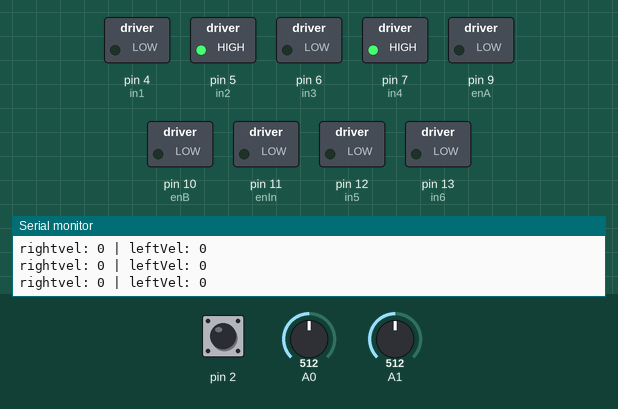
A sketch run on a simulated Arduino Uno, built with avr-gcc and run on an emulated ATmega328P. Shown: switched loads named in the sketch (green lamp = pin HIGH), the last lines printed to the serial monitor. Inputs (shaded band) come from the test bench; at power-on: A1 = 512, A0 = 512, pin 2 HIGH.

Above: at 1.2 s.
1.3 s: A1 set to 553
At 2.4 s:
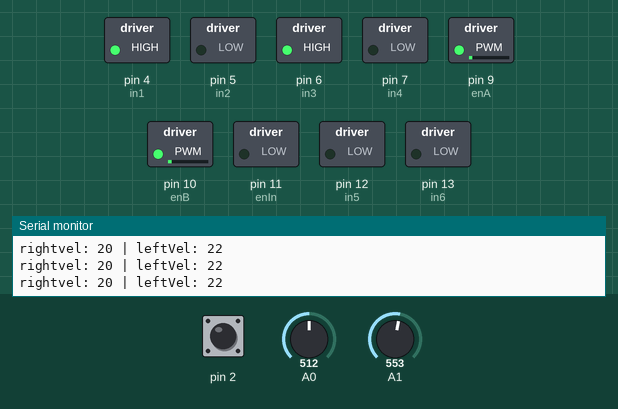
2.8 s: A0 set to 532
At 4.0 s:
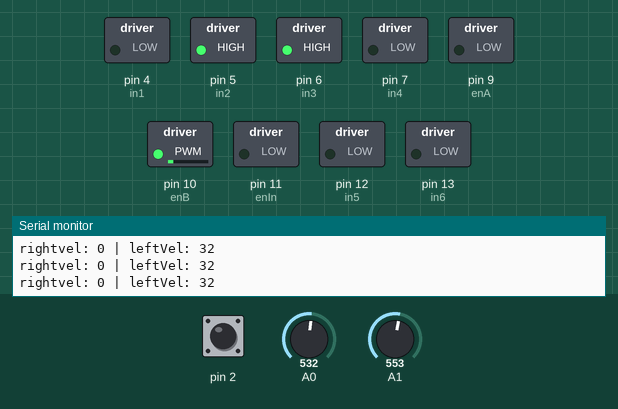
4.3 s: pin 2 pulled LOW for 0.15 s
At 10.1 s:
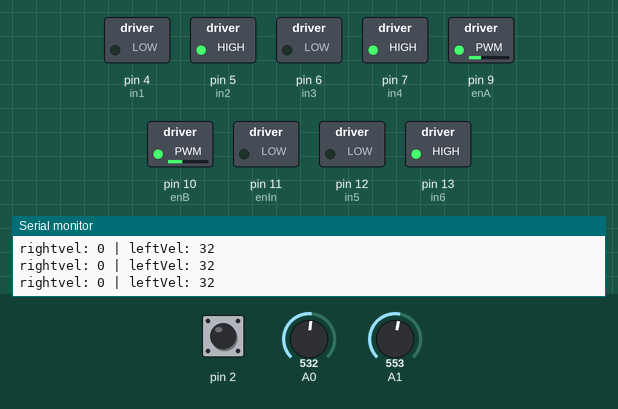
10.3 s: A1 set to 511
At 11.9 s:
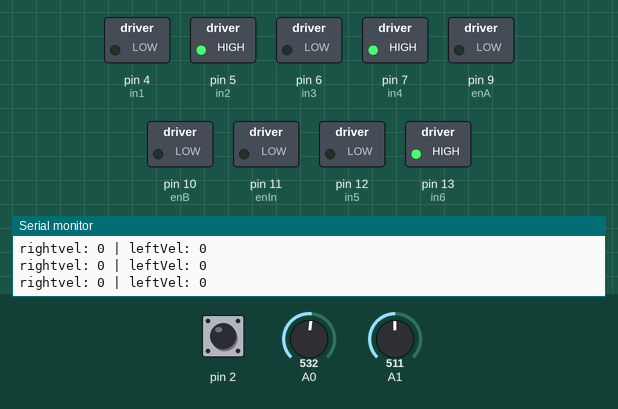
12.3 s: A0 set to 473
At 13.4 s:
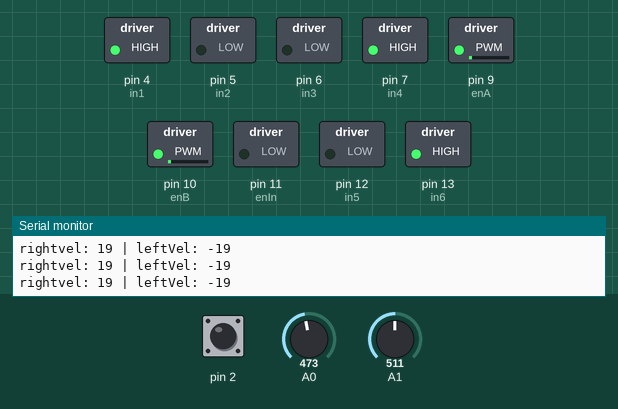
Timing chart, 0 to 14.8 s (numbered marks = the images above; inputs shaded):
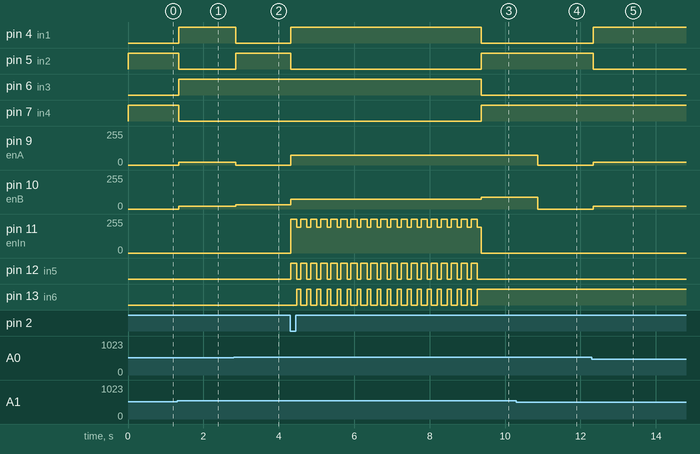

Measured:
- the behaviour switches between 543 and 544 on A1 (found by bisection; images 0 and 1)
- the behaviour switches between 521 and 522 on A0 (found by bisection; images 1 and 2)
- the behaviour switches between 480 and 479 on A0 (found by bisection; images 4 and 5)
- after the input at 1.3 s, pin 4 (in1), pin 6 (in3): LOW → HIGH at once; pin 5 (in2), pin 7 (in4): HIGH → LOW at once; pin 9 (enA): 0/255 → 20/255 at once; pin 10 (enB): 0/255 → 22/255 at once
- after the input at 2.8 s, pin 4 (in1): HIGH → LOW after 0.05 s; pin 5 (in2): LOW → HIGH after 0.05 s; pin 9 (enA): 20/255 → 0/255 after 0.05 s; pin 10 (enB): 22/255 → 32/255 after 0.05 s
- after the input at 4.3 s, pin 4 (in1): LOW → HIGH at once, → LOW 5.1 s later; pin 5 (in2): HIGH → LOW at once, → HIGH 5.1 s later; pin 6 (in3): HIGH → LOW after 5.1 s; pin 7 (in4): LOW → HIGH after 5.1 s; pin 9 (enA): 0/255 → 75/255 at once
- after the input at 10.3 s, pin 6 (in3): stays LOW (without the input it goes to HIGH after 0.57 s); pin 7 (in4): stays HIGH (without the input it goes to LOW after 0.57 s); pin 10 (enB): 90/255 → 0/255 after 0.57 s
- after the input at 12.3 s, pin 4 (in1): LOW → HIGH after 0.05 s; pin 5 (in2): HIGH → LOW after 0.05 s; pin 9 (enA), pin 10 (enB): 0/255 → 19/255 after 0.05 s

The sketch:

final_project.ino
```cpp
/*
  ME 350R: First Build
*/

#define enA 9
#define in1 4
#define in2 5

#define enB 10
#define in3 6
#define in4 7

#define enIn 11
#define in5 12
#define in6 13


const int inputSpeed = 108;
const int driveSpeed = 75;
const int duration = 1000;

int xAxis, yAxis, xMapped, yMapped, rightVelocity, leftVelocity;
int buttonVal;


void setup() {
	Serial.begin(9600);

  pinMode(enA, OUTPUT);
  pinMode(in1, OUTPUT);
  pinMode(in2, OUTPUT);
  pinMode(enB, OUTPUT);
  pinMode(in3, OUTPUT);
  pinMode(in4, OUTPUT);
  pinMode(enIn, OUTPUT);
  pinMode(in5, OUTPUT);
  pinMode(in6, OUTPUT);

  pinMode(2, INPUT_PULLUP);

}


void loop() {

  buttonVal = digitalRead(2);

  // Serial.println(buttonVal);

  if (buttonVal == 0) {
    parallelParking(true);
  }

  xAxis = analogRead(A0)/2 - 255; // Read Joysticks X-axis.
  yAxis = analogRead(A1)/2 - 255; // Read Joysticks Y-axis.

  rightVelocity = (abs(yAxis - xAxis) < 255) ? yAxis - xAxis : sign(yMapped - xAxis)*255;
  leftVelocity = (abs(yAxis + xAxis) < 255) ? yAxis + xAxis : sign(yMapped + xAxis)*255;

  rightVelocity = abs(rightVelocity) < 16 ? 0 : rightVelocity;
  leftVelocity = abs(leftVelocity) < 16 ? 0 : leftVelocity;

  Serial.print("rightvel: ");
  Serial.print(rightVelocity);
  Serial.print(" | leftVel: ");
  Serial.println(leftVelocity);

  wheelControl(rightVelocity, leftVelocity);
}


void wheelControl(int rightVelocity, int leftVelocity) {

  int rightDir, leftDir, rightSpeed, leftSpeed;

  rightDir = (rightVelocity > 0) ? HIGH : LOW;
  leftDir = (leftVelocity > 0) ? HIGH : LOW;

  rightSpeed = abs(rightVelocity);
  leftSpeed = abs(leftVelocity);

  digitalWrite(in1, rightDir);
  digitalWrite(in2, 1 - rightDir);
  digitalWrite(in3, leftDir);
  digitalWrite(in4, 1 - leftDir);
  analogWrite(enA, rightSpeed);
  analogWrite(enB, leftSpeed);
}


int sign(int x) {
    return (x > 0) - (x < 0);
}


void parallelParking(bool dir) {

  wheelControl(driveSpeed, driveSpeed);

  for (int i=0; i<19; i++) {
    digitalWrite(in5, HIGH);
    digitalWrite(in6, LOW);
    analogWrite(enIn, 255);
    delay(166);

    digitalWrite(in5, LOW);
    digitalWrite(in6, HIGH);
    analogWrite(enIn, 192);
    delay(100);
  }

  wheelControl(-75, -90);
  analogWrite(enIn, 0);

  delay(1500);
  wheelControl(0, 0);

}
```
